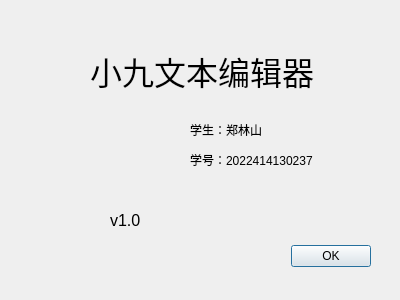
<?xml version="1.0" encoding="UTF-8"?>
<ui version="4.0">
 <class>AboutDialog</class>
 <widget class="QDialog" name="AboutDialog">
  <property name="geometry">
   <rect>
    <x>0</x>
    <y>0</y>
    <width>400</width>
    <height>300</height>
   </rect>
  </property>
  <property name="windowTitle">
   <string>Dialog</string>
  </property>
  <widget class="QDialogButtonBox" name="buttonBox">
   <property name="geometry">
    <rect>
     <x>30</x>
     <y>240</y>
     <width>341</width>
     <height>32</height>
    </rect>
   </property>
   <property name="orientation">
    <enum>Qt::Orientation::Horizontal</enum>
   </property>
   <property name="standardButtons">
    <set>QDialogButtonBox::StandardButton::Ok</set>
   </property>
  </widget>
  <widget class="QLabel" name="label">
   <property name="geometry">
    <rect>
     <x>90</x>
     <y>40</y>
     <width>231</width>
     <height>61</height>
    </rect>
   </property>
   <property name="font">
    <font>
     <pointsize>24</pointsize>
    </font>
   </property>
   <property name="text">
    <string>小九文本编辑器</string>
   </property>
  </widget>
  <widget class="QLabel" name="label_2">
   <property name="geometry">
    <rect>
     <x>190</x>
     <y>110</y>
     <width>151</width>
     <height>71</height>
    </rect>
   </property>
   <property name="text">
    <string>&lt;html&gt;&lt;head/&gt;&lt;body&gt;&lt;p&gt;学生：郑林山&lt;/p&gt;&lt;p&gt;学号：2022414130237&lt;/p&gt;&lt;/body&gt;&lt;/html&gt;</string>
   </property>
  </widget>
  <widget class="QLabel" name="label_3">
   <property name="geometry">
    <rect>
     <x>90</x>
     <y>110</y>
     <width>81</width>
     <height>81</height>
    </rect>
   </property>
   <property name="styleSheet">
    <string notr="true">border-image: url(:/img/7.png);</string>
   </property>
   <property name="text">
    <string/>
   </property>
  </widget>
  <widget class="QLabel" name="label_4">
   <property name="geometry">
    <rect>
     <x>110</x>
     <y>210</y>
     <width>41</width>
     <height>21</height>
    </rect>
   </property>
   <property name="font">
    <font>
     <pointsize>12</pointsize>
    </font>
   </property>
   <property name="text">
    <string>v1.0</string>
   </property>
  </widget>
 </widget>
 <resources/>
 <connections>
  <connection>
   <sender>buttonBox</sender>
   <signal>accepted()</signal>
   <receiver>AboutDialog</receiver>
   <slot>accept()</slot>
   <hints>
    <hint type="sourcelabel">
     <x>248</x>
     <y>254</y>
    </hint>
    <hint type="destinationlabel">
     <x>157</x>
     <y>274</y>
    </hint>
   </hints>
  </connection>
  <connection>
   <sender>buttonBox</sender>
   <signal>rejected()</signal>
   <receiver>AboutDialog</receiver>
   <slot>reject()</slot>
   <hints>
    <hint type="sourcelabel">
     <x>316</x>
     <y>260</y>
    </hint>
    <hint type="destinationlabel">
     <x>286</x>
     <y>274</y>
    </hint>
   </hints>
  </connection>
 </connections>
</ui>
